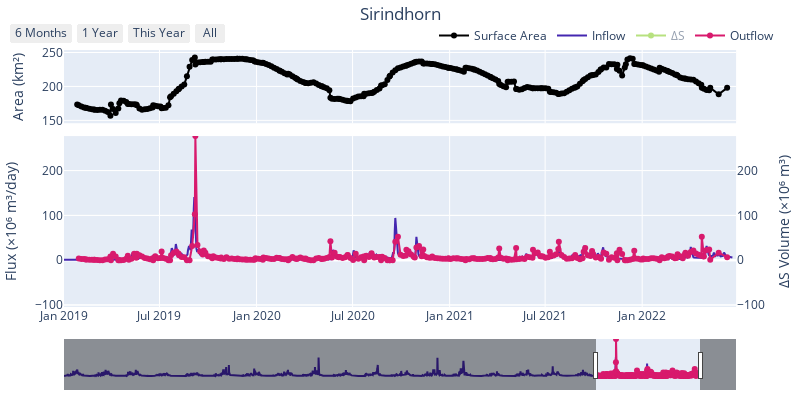

The code cell stored with this chart in its notebook:
### Code cell
# Read in inflow
inflow = pd.read_csv(inflowpath, parse_dates=["date"])
inflow['streamflow'] = inflow['streamflow'] * (60*60*24)

# Read in ∆S
dels = pd.read_csv(delspath, parse_dates=["date"])

# Read in outflow
outflow = pd.read_csv(savepath, parse_dates=["date"])
outflow['outflow_rate']

plot_reservoir(inflowpath, savepath, delspath, "../../module-II/data/tms-os-sirindhorn_precalculated.csv", "Sirindhorn")

### Figure 1 — Plotly figure (JSON) as saved in the notebook; plotly's stock layout.template omitted (floating-point values rounded to 4 significant figures; data arrays with more than 128 entries replaced by an {"elided": "..."} marker saying what was removed)
{"data": [{"hovertemplate": "%{y:.3f}", "line": {"color": "black"}, "mode": "markers+lines", "name": "Surface Area", "showlegend": true, "type": "scatter", "x": {"elided": "303 str values"}, "xaxis": "x", "y": {"elided": "303 float values"}, "yaxis": "y"}, {"hovertemplate": "%{y:.3f}", "line": {"color": "#4427B0"}, "name": "Inflow", "showlegend": true, "type": "scatter", "x": {"elided": "7752 str values"}, "xaxis": "x2", "y": {"elided": "7752 float values"}, "yaxis": "y2"}, {"hovertemplate": "%{y:.3f}", "line": {"color": "#72C401"}, "mode": "markers+lines", "name": "∆S", "showlegend": true, "type": "scatter", "visible": "legendonly", "x": {"elided": "303 str values"}, "xaxis": "x2", "y": {"elided": "303 float values"}, "yaxis": "y3"}, {"hovertemplate": "%{y:.3f}", "line": {"color": "#D81A6D"}, "mode": "markers+lines", "name": "Outflow", "showlegend": true, "type": "scatter", "x": {"elided": "302 str values"}, "xaxis": "x2", "y": {"elided": "302 float values"}, "yaxis": "y2"}], "layout": {"autosize": false, "height": 400, "hovermode": "x unified", "legend": {"orientation": "h", "x": 1, "xanchor": "right", "y": 1, "yanchor": "bottom"}, "margin": {"b": 10, "l": 10, "r": 10, "t": 50}, "title": {"text": "Sirindhorn", "x": 0.5, "xanchor": "center", "y": 0.98, "yanchor": "top"}, "width": 800, "xaxis": {"anchor": "y", "domain": [0, 0.94], "matches": "x2", "rangeselector": {"buttons": [{"count": 6, "label": "6 Months", "step": "month", "stepmode": "backward"}, {"count": 1, "label": "1 Year", "step": "year", "stepmode": "backward"}, {"count": 1, "label": "This Year", "step": "year", "stepmode": "todate"}, {"label": "All", "step": "all"}]}, "showspikes": true, "showticklabels": false, "spikemode": "across", "spikesnap": "cursor"}, "xaxis2": {"anchor": "y2", "domain": [0, 0.94], "range": ["2019-01-01", "2022-06-28"], "rangeslider": {"visible": true}, "showspikes": true, "spikemode": "across", "spikesnap": "cursor", "type": "date"}, "yaxis": {"anchor": "x", "domain": [0.715, 1], "title": {"text": "Area (km²)"}}, "yaxis2": {"anchor": "x", "domain": [0, 0.665], "range": [-104.4, 277.0], "rangemode": "normal", "scaleratio": 1, "title": {"text": "Flux (×10⁶ m³/day)"}}, "yaxis3": {"anchor": "x", "overlaying": "y2", "range": [-104.4, 277.0], "rangemode": "normal", "scaleanchor": "y2", "scaleratio": 1, "side": "right", "title": {"text": "∆S Volume (×10⁶ m³)"}}}}
